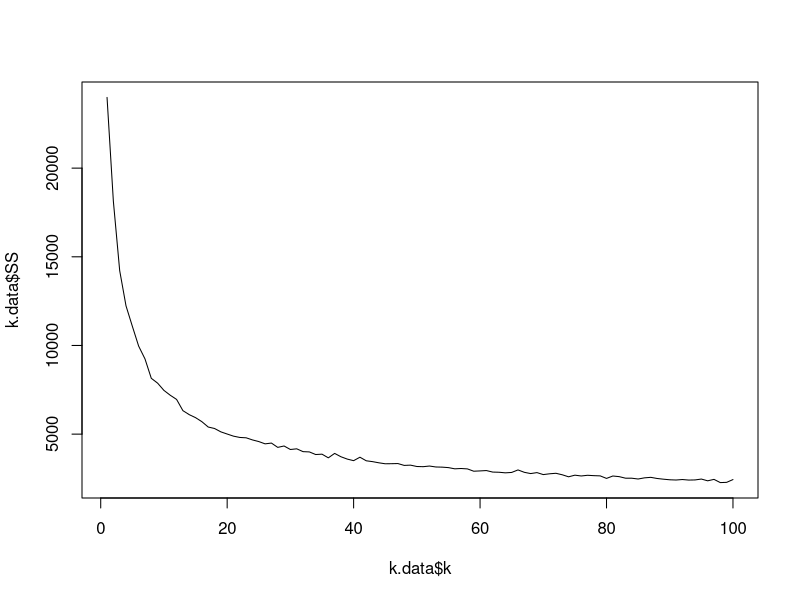
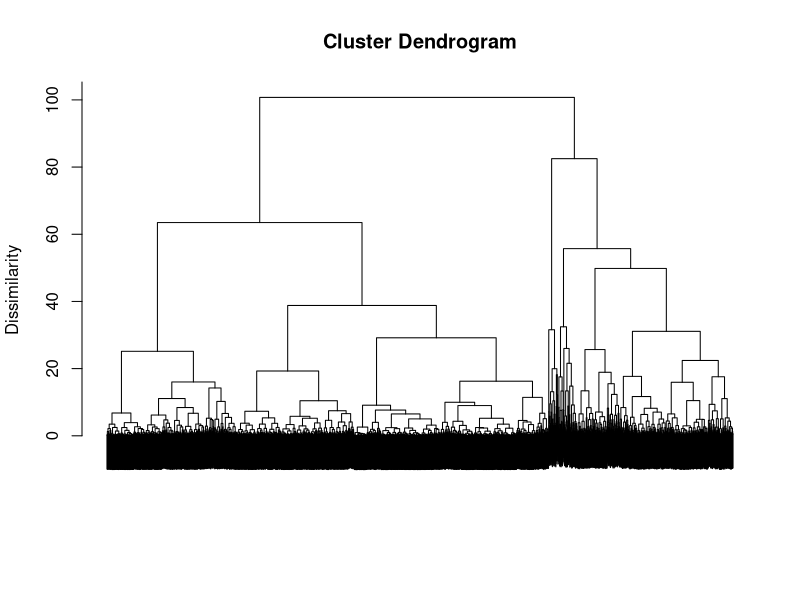
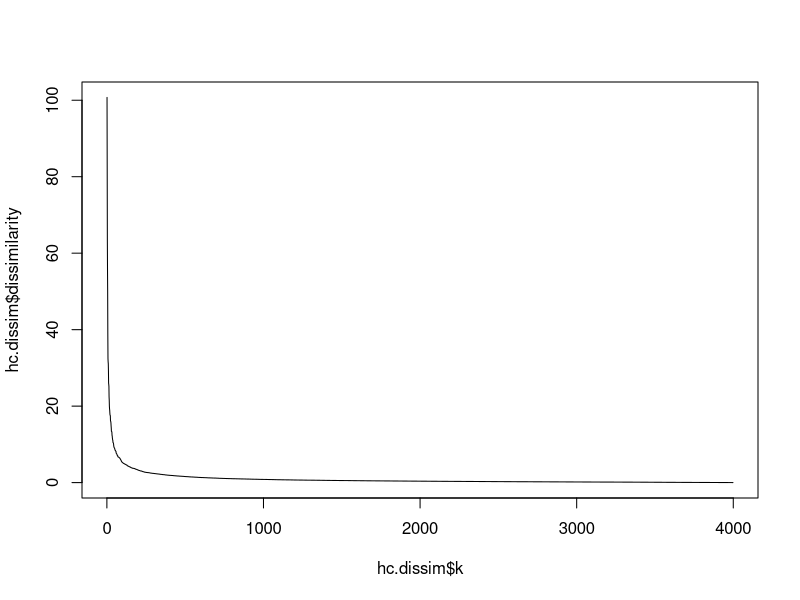
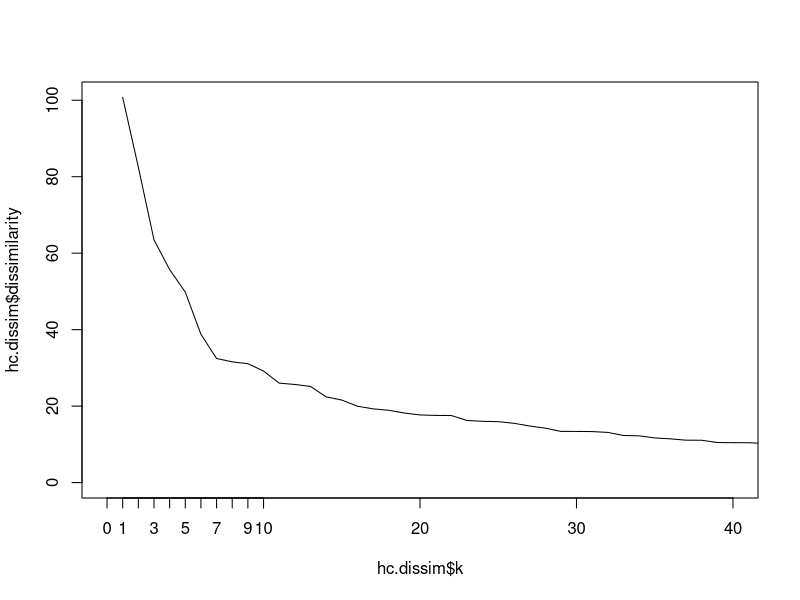

Here is the R script that generated these plots, in order:
################
## Clustering ##
################

library(caret)

### PART 1 : exploring and scaling the data

# after setting the current directory, loading the airline data 
airline <- read.csv("data/airline.csv")
str(airline)

airline
# Balance: Number of miles eligible for award travel
# BonusTrans: Number of non-flight bonus transactions in the past 12 months
# BonusMiles: Number of miles earned from those transactions
# FlightTrans: Number of flight transactions
# FlightMiles: Number of miles earned from those transactions
# DaysSinceEnroll: Tenure in the program (days)

# We need to preprocess the data so that we treat each column equally to compute the clusters
# we use the preProcess function from Caret that does all the work for us

# preprocessing steps:
# First, *center* the data (substract the mean to each column)
# => mean becomes 0 for each column
# Then, *scale* the data, by dividing by the standard deviation
# => std becomes 1 for each column

#step 1: create the pre-processor using preProcess
pp <- preProcess(airline, method=c("center", "scale"))   # normalization for each col: (X_i-mean)/std
class(pp)
pp
pp$mean

#step 2: apply it to our dataset
airline.scaled <- predict(pp, airline)

# Sanity check
colMeans(airline)
colMeans(airline.scaled)# mean is (approximately) 0 for all columns
apply(airline.scaled,2,sd)# standard deviation is 1 for all columns 
# (apply() applies function given as third argument to matrix given as first argument. 
# 2 means apply sd() to cols. 1 would apply it row-wise, col(1,2) both to row and column.)
head(airline.scaled)
# What does a negative value represent?

### PART 2 : Clustering: K-Means

# k-means has a random start (where the centroids are initially randomly located)
# we need to set the seed to have the same result
set.seed(144)

# The kmeans function creates the clusters
# we can set an upper bound to the number of iterations
# of the algorithm. here we set k=8
km <- kmeans(airline.scaled, centers = 8, iter.max=100) # centers randomly selected from rows of airline.scaled

class(km) # class: kmeans
names(km)

# cluster centroids. Store this result
km.centroids <- km$centers
km.centroids
# cluster for each point. Store this result.
km.clusters <- km$cluster
km.clusters
# the sum of the squared distances of each observation from its cluster centroid.
# we use it the measure cluster dissimilarity
km$tot.withinss  # cluster dissimilarity: 8289.099
# the number of observations in each cluster -- table(km$cluster) also works. Store this resul
km.size <- km$size
km.size # 893 1124  504  212 1107   69   76   14

# Scree plot for k-means
# For k means, we literally try many value of k and look at their dissimilarity.
# here we test all k from 1 to 100
k.data <- data.frame(k = 1:100)
k.data$SS <- sapply(k.data$k, function(k) {
  kmeans(airline.scaled, iter.max=100, k)$tot.withinss
})

# Plot the scree plot.
plot(k.data$k, k.data$SS, type="l")


### PART 3 : Hierarchical Clustering
# Compute all-pair euclidian distances between our observations
d <- dist(airline.scaled)    # method = "euclidean"
class(d)

# Creates the Hierarchical clustering
hclust.mod <- hclust(d, method="ward.D2")
# The "method=ward.D2" indicates the criterion to select the pair of clusters to be merged at each iteration

# Now, we can plot the hierarchy structure (dendrogram)
# labels=F (false) because we do not want to print text
# for each of the 3999 observations
plot(hclust.mod, labels=F, ylab="Dissimilarity", xlab = "", sub = "")

# To select a "good" k value, pick something that defines the corner / pivot in the L (knee)
# the next line puts this data in the right form to be plotted
hc.dissim <- data.frame(k = seq_along(hclust.mod$height),   # index: 1,2,...,length(hclust.mod$height)
                        dissimilarity = rev(hclust.mod$height)) # reverse elements
head(hc.dissim)

# Scree plot
plot(hc.dissim$k, hc.dissim$dissimilarity, type="l")
# Let's zoom on the smallest k values:
plot(hc.dissim$k, hc.dissim$dissimilarity, type="l", xlim=c(0,40))
axis(side = 1, at = 1:10)
# what would be a "good" k value ? Pick something that defines the corner / pivot in the L.

# Improvement in dissimilarity for increasing number of clusters
hc.dissim.dif = head(hc.dissim,-1)-tail(hc.dissim,-1)
head(hc.dissim.dif,10)

# now that we have k (we chose k=7 in the lecture), we can construct the clusters
h.clusters <- cutree(hclust.mod, 7)
h.clusters

# The *centroid* for a cluster is the mean value of all points in the cluster: 
aggregate(airline.scaled, by=list(h.clusters), mean) # Compute centroids

# *size* of each cluster
table(h.clusters) # 1242  833  746  723  271   63  121

# many zeros mean clusters from kmeans and hierarchical "match up"
table(h.clusters, km.clusters)
